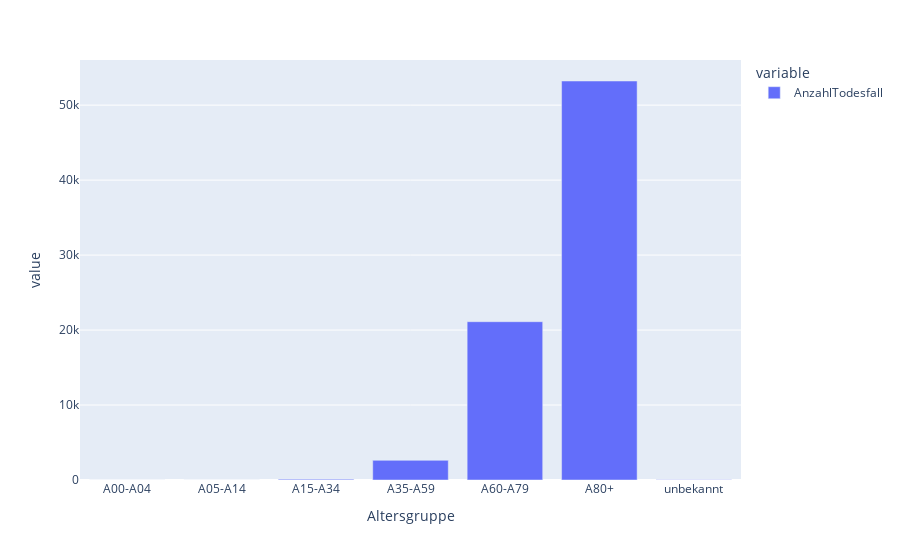

The notebook cell this image was saved under:
### Code cell
px.bar(corona_tagesaktuell.groupby("Altersgruppe").agg({"AnzahlTodesfall":sum}))
###Man muss vorsichtig sein: Sterblichkeitsrate hängt nicht zwingend mit Alter, sondern eher mit Vorerkrankungen zusammen.
###Es ist nur sehr viel wahrscheinlicher, dass Leute in hohem Alter mehr Vorerkrankungen haben.

### Figure 1 — Plotly figure (JSON) as saved in the notebook; plotly's stock layout.template omitted (floating-point values rounded to 4 significant figures)
{"data": [{"alignmentgroup": "True", "hovertemplate": "variable=AnzahlTodesfall<br>Altersgruppe=%{x}<br>value=%{y}<extra></extra>", "legendgroup": "AnzahlTodesfall", "marker": {"color": "#636efa"}, "name": "AnzahlTodesfall", "offsetgroup": "AnzahlTodesfall", "orientation": "v", "showlegend": true, "textposition": "auto", "type": "bar", "x": ["A00-A04", "A05-A14", "A15-A34", "A35-A59", "A60-A79", "A80+", "unbekannt"], "xaxis": "x", "y": [8, 7, 111, 2624, 21116, 53219, 17], "yaxis": "y"}], "layout": {"barmode": "relative", "legend": {"title": {"text": "variable"}, "tracegroupgap": 0}, "margin": {"t": 60}, "xaxis": {"anchor": "y", "domain": [0, 1], "title": {"text": "Altersgruppe"}}, "yaxis": {"anchor": "x", "domain": [0, 1], "title": {"text": "value"}}}}
